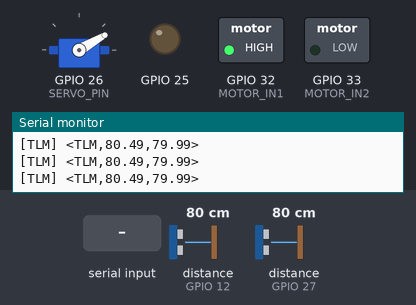
Bench run of a sketch on a simulated ESP32. Parts: servo, switched loads named in the sketch (green lamp = pin HIGH), output pins drawn as LEDs (lit = HIGH), the last lines printed to the serial monitor. Wiring (inferred from the names in the program): 2 × ultrasonic range finder: trigger GPIO 13, echo GPIO 12 / trigger GPIO 14, echo GPIO 27. The test bench sets the inputs (shaded band); at power-on: distance to the obstacle (sensors on GPIO 12, GPIO 27) 80 cm. The echo pulse lasts 58.3 µs per cm; pins used as bus, display or sensor lines are not drawn.

Above: at 11.2 s.
11.3 s: "<CMD,180,0.10>" received over the second serial link
At 11.7 s:
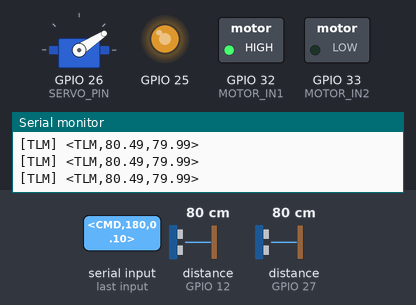
13.3 s: "<CMD>" received over the second serial link
14.8 s: "<90,45>" received over the second serial link
Timing chart, 0 to 17.8 s (numbered marks = the images above; inputs shaded):
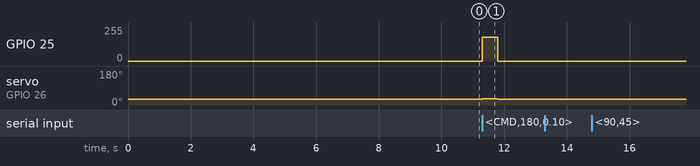

Measured:
- after the input at 11.3 s, GPIO 25: 0/255 → 179/255 at once, → 0/255 0.50 s later; servo on GPIO 26 (SERVO_PIN): 30° → 33° at once, → 30° 0.50 s later

The sketch:

esp32_firmware.ino
```cpp
#include <Arduino.h>
#include <ESP32Servo.h>

// =============================================================================
// DEFINICIÓN DE PINES
// =============================================================================

// --- Serial2 (comunicación con RPi) ---
#define RXD2                16
#define TXD2                17

// --- Sensor ultrasónico izquierdo (HC-SR04) ---
#define US_LEFT_TRIG        14
#define US_LEFT_ECHO        27

// --- Sensor ultrasónico derecho (HC-SR04) ---
#define US_RIGHT_TRIG       13
#define US_RIGHT_ECHO       12

// --- Driver L298N ---
#define MOTOR_IN1           32
#define MOTOR_IN2           33
#define MOTOR_ENA           25      // Pin PWM

// --- Servo MG995 ---
#define SERVO_PIN           26      // Pin PWM

// =============================================================================
// PARÁMETROS DEL SISTEMA
// =============================================================================

// Temporización
#define BOOT_DELAY_MS           5000   // Delay inicial para que arranque la RPi (90s)
#define SAMPLE_INTERVAL_MS      100     // Frecuencia de muestreo (ms)
#define SAFETY_TIMEOUT_MS       500     // Timeout watchdog (ms)

// Offset físico sensor izquierdo (está 0.5cm más adelante que el derecho)
#define US_LEFT_OFFSET_CM       0.5f

// PWM Motor (canal 0)
#define PWM_CHANNEL_MOTOR       1
#define PWM_FREQ_MOTOR          1000    // Hz
#define PWM_RESOLUTION_MOTOR    8       // bits → rango 0-255

// Servo MG995 — manejado por librería ESP32Servo
#define SERVO_MIN_US            500     // Pulso mínimo (µs)
#define SERVO_MAX_US            2500    // Pulso máximo (µs)
#define SERVO_CENTER_DEG        30      // Posición central mecánica real (grados)
#define SERVO_MAX_LEFT          0       // Límite izquierdo (grados)
#define SERVO_MAX_RIGHT         60      // Límite derecho (grados)

// Protocolo ASCII
#define FRAME_START             '<'
#define FRAME_END               '>'
#define FRAME_SEP               ','
#define MAX_FRAME_LEN           64

// =============================================================================
// VARIABLES GLOBALES
// =============================================================================

// Parser serial
String  rx_buffer       = "";
bool    frame_started   = false;

// Objeto servo
Servo servo_mg995;

// Control
uint8_t motor_duty      = 0;        // Duty cycle motor (0-255)
float   servo_angular   = 0.0f;     // Ángulo servo (rad/s normalizado)

// Temporización
unsigned long last_sample_time  = 0;
unsigned long last_cmd_time     = 0;

// Estado de seguridad
bool emergency_stop = false;

// =============================================================================
// PROTOTIPOS DE FUNCIONES
// =============================================================================

void    init_hardware();
void    read_serial();
void    parse_frame(String frame);
float   read_ultrasonic(uint8_t trig, uint8_t echo);
void    set_motor_duty(uint8_t duty);
void    set_servo_angle(float angular_z);
void    send_telemetry();
void    send_heartbeat();
void    execute_emergency_stop();
void    safety_check();

// =============================================================================
// SETUP
// =============================================================================

void setup() {
  Serial.begin(115200);   // Monitor serie para depuración (USB)
  init_hardware();

  // ---------------------------------------------------------------------------
  // DELAY INICIAL — Espera a que la RPi arranque completamente
  // ---------------------------------------------------------------------------
  // Durante este tiempo NO se transmite nada por Serial2, evitando que la RPi
  // reciba datos por su RX antes de completar el arranque del sistema.
  // El monitor USB (Serial) sí está disponible para verificar el progreso.
  // ---------------------------------------------------------------------------
  Serial.println("[ESP32] Iniciando delay de arranque (90s)...");
  Serial.println("[ESP32] Esperando que la RPi arranque completamente.");

  unsigned long boot_start = millis();
  while (millis() - boot_start < BOOT_DELAY_MS) {
    // Log de progreso cada 10 segundos por USB
    unsigned long elapsed = (millis() - boot_start) / 1000;
    Serial.print("[ESP32] Tiempo transcurrido: ");
    Serial.print(elapsed);
    Serial.print("s / ");
    Serial.print(BOOT_DELAY_MS / 1000);
    Serial.println("s");
    delay(10000);
  }

  // Inicializar timestamps después del delay
  last_sample_time = millis();
  last_cmd_time    = millis();

  Serial.println("[ESP32] Delay de arranque completado.");
  Serial.println("[ESP32] Sistema listo. Esperando comandos desde RPi...");
}

// =============================================================================
// LOOP PRINCIPAL
// =============================================================================

void loop() {
  unsigned long now = millis();

  // 1. Leer y parsear bytes entrantes desde la RPi
  read_serial();

  // 2. Verificar watchdog de seguridad
  safety_check();

  // 3. Ciclo de muestreo cada 100ms
  if (now - last_sample_time >= SAMPLE_INTERVAL_MS) {
    last_sample_time = now;

    // Leer sensores y enviar telemetría a la RPi
    send_telemetry();

    // Enviar heartbeat
    send_heartbeat();
  }
}

// =============================================================================
// INICIALIZACIÓN DE HARDWARE
// =============================================================================

void init_hardware() {
  // Serial2 — comunicación con RPi
  Serial2.begin(115200, SERIAL_8N1, RXD2, TXD2);

  // Sensores ultrasónicos
  pinMode(US_LEFT_TRIG,   OUTPUT);
  pinMode(US_LEFT_ECHO,   INPUT);
  pinMode(US_RIGHT_TRIG,  OUTPUT);
  pinMode(US_RIGHT_ECHO,  INPUT);

  // Motor L298N — dirección fija hacia adelante
  pinMode(MOTOR_IN1, OUTPUT);
  pinMode(MOTOR_IN2, OUTPUT);
  digitalWrite(MOTOR_IN1, HIGH);   // Dirección fija: adelante
  digitalWrite(MOTOR_IN2, LOW);    // Dirección fija: adelante

  // PWM Motor — API actualizada (reemplaza ledcSetup + ledcAttachPin)
  ledcAttachChannel(MOTOR_ENA, PWM_FREQ_MOTOR, PWM_RESOLUTION_MOTOR, PWM_CHANNEL_MOTOR);
  ledcWriteChannel(PWM_CHANNEL_MOTOR, 0); // Motor detenido al inicio

  // Servo MG995 — manejado por ESP32Servo
  servo_mg995.setPeriodHertz(50);                        // 50Hz estándar
  servo_mg995.attach(SERVO_PIN, SERVO_MIN_US, SERVO_MAX_US);
  set_servo_angle(0.0f);           // Servo centrado al inicio
}

// =============================================================================
// LECTURA Y PARSING SERIAL
// =============================================================================

void read_serial() {
  while (Serial2.available()) {
    char c = (char)Serial2.read();

    if (c == FRAME_START) {
      // Inicio de trama — resetear buffer
      rx_buffer     = "";
      frame_started = true;
    }
    else if (c == FRAME_END && frame_started) {
      // Fin de trama — procesar
      parse_frame(rx_buffer);
      rx_buffer     = "";
      frame_started = false;
    }
    else if (frame_started) {
      // Acumular caracteres dentro de la trama
      rx_buffer += c;

      // Protección contra desbordamiento de buffer
      if (rx_buffer.length() > MAX_FRAME_LEN) {
        rx_buffer     = "";
        frame_started = false;
        Serial.println("[WARN] Buffer desbordado, trama descartada.");
      }
    }
  }
}

void parse_frame(String frame) {
  // Formato esperado: "CMD,{duty},{angular}"
  // Ejemplo:          "CMD,180,0.10"

  // Verificar tipo de trama
  if (!frame.startsWith("CMD")) {
    Serial.println("[WARN] Trama desconocida: " + frame);
    return;
  }

  // Extraer campos por índice de comas
  int sep1 = frame.indexOf(FRAME_SEP);         // Entre CMD y duty
  int sep2 = frame.indexOf(FRAME_SEP, sep1+1); // Entre duty y angular

  if (sep1 == -1 || sep2 == -1) {
    Serial.println("[WARN] Trama CMD malformada: " + frame);
    return;
  }

  // Parsear valores
  uint8_t duty    = (uint8_t) frame.substring(sep1+1, sep2).toInt();
  float   angular = frame.substring(sep2+1).toFloat();

  // Actualizar timestamp watchdog
  last_cmd_time = millis();
  emergency_stop = false;

  // Aplicar comandos
  motor_duty    = duty;
  servo_angular = angular;

  set_motor_duty(motor_duty);
  set_servo_angle(servo_angular);

  // Log de depuración
  Serial.print("[CMD] duty=");
  Serial.print(duty);
  Serial.print(" angular=");
  Serial.println(angular, 3);
}

// =============================================================================
// SENSOR ULTRASÓNICO
// =============================================================================

float read_ultrasonic(uint8_t trig_pin, uint8_t echo_pin) {
  // Generar pulso trigger de 10µs
  digitalWrite(trig_pin, LOW);
  delayMicroseconds(2);
  digitalWrite(trig_pin, HIGH);
  delayMicroseconds(10);
  digitalWrite(trig_pin, LOW);

  // Medir duración del echo (timeout 30ms → ~500cm máximo)
  long duration = pulseIn(echo_pin, HIGH, 30000);

  if (duration == 0) return -1.0f; // Sin respuesta → fuera de rango

  // Convertir a centímetros
  return (duration * 0.0343f) / 2.0f;
}

// =============================================================================
// CONTROL DE MOTOR
// =============================================================================

void set_motor_duty(uint8_t duty) {
  ledcWriteChannel(PWM_CHANNEL_MOTOR, duty);
}

// =============================================================================
// CONTROL DE SERVO
// =============================================================================

void set_servo_angle(float angular_z) {
  // Mapear angular_z normalizado (-1.0 a 1.0) al rango mecánico real
  // Centro: 30°  |  Izq. máx: 0°  |  Der. máx: 60°
  float angle_deg = SERVO_CENTER_DEG + (angular_z * 30.0f);

  // Saturación con límites mecánicos reales
  if (angle_deg > SERVO_MAX_RIGHT) angle_deg = SERVO_MAX_RIGHT;  // 60°
  if (angle_deg <  SERVO_MAX_LEFT) angle_deg = SERVO_MAX_LEFT;   //  0°

  // ESP32Servo escribe directamente en grados
  servo_mg995.write((int) angle_deg);
}

// =============================================================================
// ENVÍO DE TELEMETRÍA
// =============================================================================

void send_telemetry() {
  // Leer sensores con compensación de offset físico
  float dist_izq = read_ultrasonic(US_LEFT_TRIG,  US_LEFT_ECHO);
  float dist_der = read_ultrasonic(US_RIGHT_TRIG, US_RIGHT_ECHO);

  // Aplicar offset al sensor izquierdo (está 0.5cm más adelante)
  if (dist_izq > 0) dist_izq += US_LEFT_OFFSET_CM;

  // Construir y enviar trama TLM
  String frame = "<TLM," + String(dist_izq, 2) + "," + String(dist_der, 2) + ">";
  Serial2.println(frame);

  // Log de depuración
  Serial.println("[TLM] " + frame);
}

// =============================================================================
// ENVÍO DE HEARTBEAT
// =============================================================================

void send_heartbeat() {
  Serial2.println("<HBT,OK>");
}

// =============================================================================
// PROTOCOLO DE SEGURIDAD — WATCHDOG
// =============================================================================

void safety_check() {
  if (millis() - last_cmd_time > SAFETY_TIMEOUT_MS) {
    if (!emergency_stop) {
      execute_emergency_stop();
    }
  }
}

void execute_emergency_stop() {
  emergency_stop = true;
  motor_duty     = 0;
  servo_angular  = 0.0f;

  // Detener motor
  set_motor_duty(0);

  // Centrar servo
  set_servo_angle(0.0f);

  // Notificar a la RPi
  Serial2.println("<EMG,STOP>");
  Serial.println("[EMG] Parada de emergencia ejecutada.");
}
```
